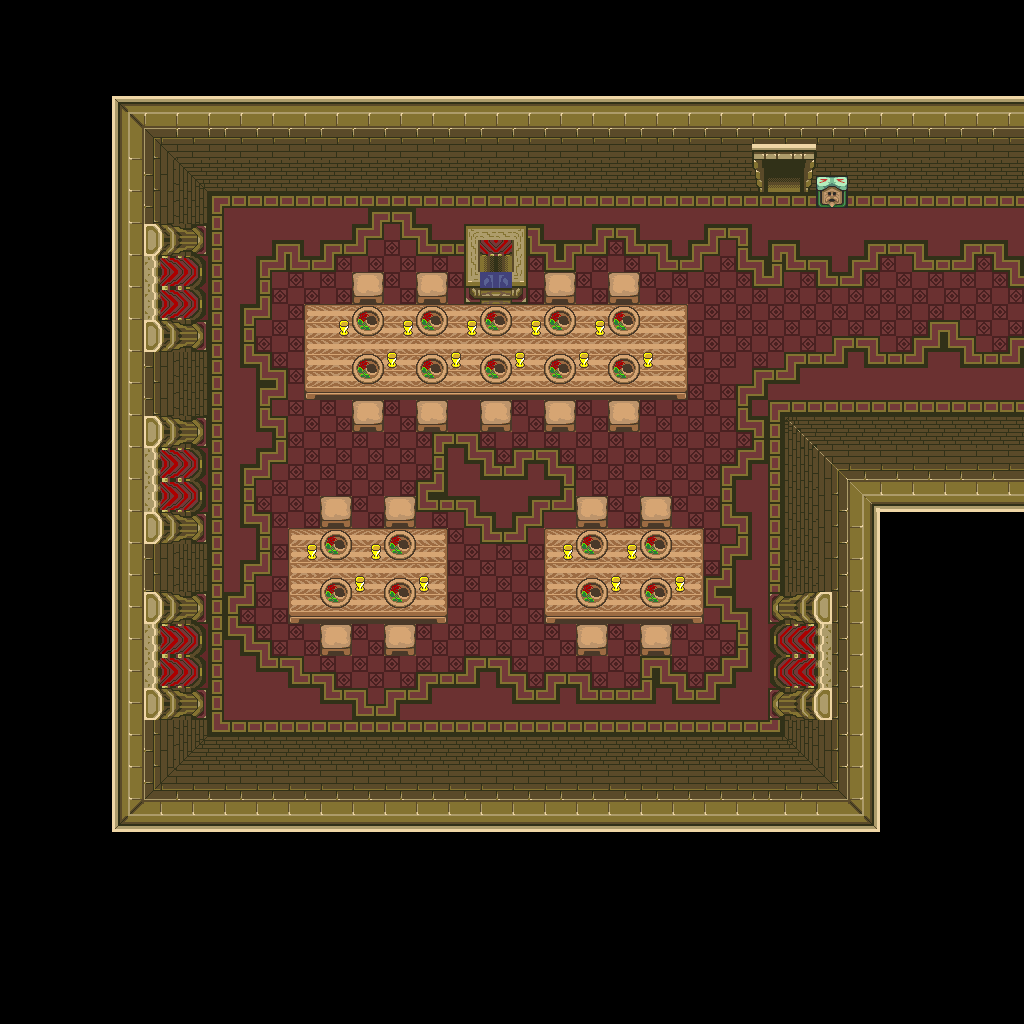

This game map was drawn from its Tiled (.tmx) file and the tilesets committed beside it. A one-line description and the trimmed map source follow:
An orthogonal 64x64 tile map with 16x16 px tiles, 1 tile layer (base), 1 hidden layer not drawn and 6 objects.

<map version="1.10" tiledversion="1.12.1" orientation="orthogonal" renderorder="right-down" width="64" height="64" tilewidth="16" tileheight="16" infinite="0" nextlayerid="3" nextobjectid="7">
 <tileset firstgid="1" source="../classiciphone_pics4.tsx" />
 <layer id="1" name="base" width="64" height="64">
  <data>[4096 cells, 4096 non-empty, 155 distinct tile ids]</data>
 </layer>
 <layer id="2" name="collision" width="64" height="64" visible="0">
  <properties><property name="collision" value="true" /></properties>
  <data>[4096 cells, 2942 non-empty, 1 distinct tile ids]</data>
 </layer>
 <objectgroup id="3" name="npcs">
  <object id="1" x="320.0" y="608.0" width="16" height="16">
   <properties>
    <property name="gani" value="oldmansitting3.png" />
    <property name="script" type="string">-- Auto-converted from GraalScript
-- [CLIENT-SIDE — server no-op]
-- function onCreated(){
-- setshape(1,32,48);
-- }
-- 
-- function onPlayertouchsme(){
-- say2("I remember there being some#bman who ran a blackmarket#bin a cave just east of here.#bI think he packed up and#brelocated to Destiny.");
-- }</property>
   </properties>
  </object>
  <object id="2" x="320.0" y="480.0" width="16" height="16">
   <properties>
    <property name="gani" value="arcade_host.png" />
    <property name="script" type="string">-- Auto-converted from GraalScript
-- [CLIENT-SIDE — server no-op]
-- function onCreated(){
-- setshape(1,32,48);
-- }
-- 
-- function onPlayertouchsme(){
-- say2("Free food!  Man, it doesn't get#bany better than this!");
-- }</property>
   </properties>
  </object>
  <object id="3" x="592.0" y="80.0" width="16" height="16">
   <properties>
    <property name="script" type="string">-- Auto-converted from GraalScript
-- join("level_nopk");</property>
   </properties>
  </object>
  <object id="4" x="640.0" y="80.0" width="16" height="16">
   <properties>
    <property name="script" type="string">-- Auto-converted from GraalScript
-- join("control_midi");
-- [CLIENT-SIDE — server no-op]
-- function onCreated(){
-- this.choices = {"stef80.mid","stef4.mid","stef52.mid"};
-- this.midi = this.choices[client.sardonmidi];
-- }</property>
   </properties>
  </object>
  <object id="5" x="480.0" y="256.0" width="16" height="16">
   <properties>
    <property name="gani" value="amz_chair.png" />
    <property name="script" type="string">-- Auto-converted from GraalScript
-- [CLIENT-SIDE — server no-op]
-- 
-- function onCreated(){
-- dontblock();
-- drawunderplayer();
-- }</property>
   </properties>
  </object>
  <object id="6" x="208.0" y="176.0" width="16" height="16">
   <properties>
    <property name="gani" value="sardonguard.png" />
    <property name="script" type="string">-- Auto-converted from GraalScript
-- [CLIENT-SIDE — server no-op]
-- function onCreated(){
-- setshape(1,32,48);
-- }
-- 
-- function onPlayertouchsme(){
-- if(player.dir == 0){
-- say2("I wish I could eat, but my break#bisn't for another hour...");
-- }
-- }</property>
   </properties>
  </object>
 </objectgroup>
</map>
